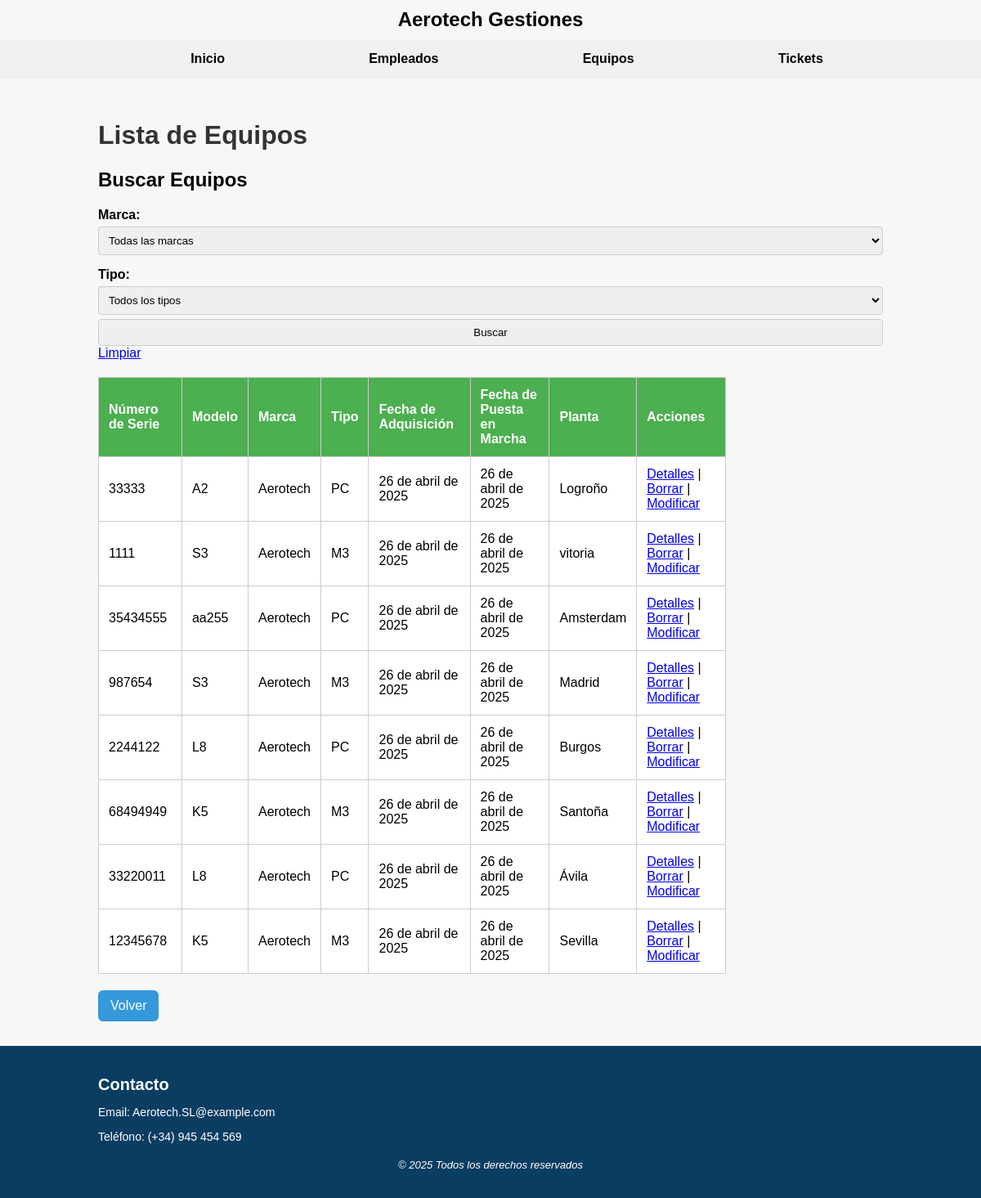
The app's page /Aerotech/equipos/, older data.
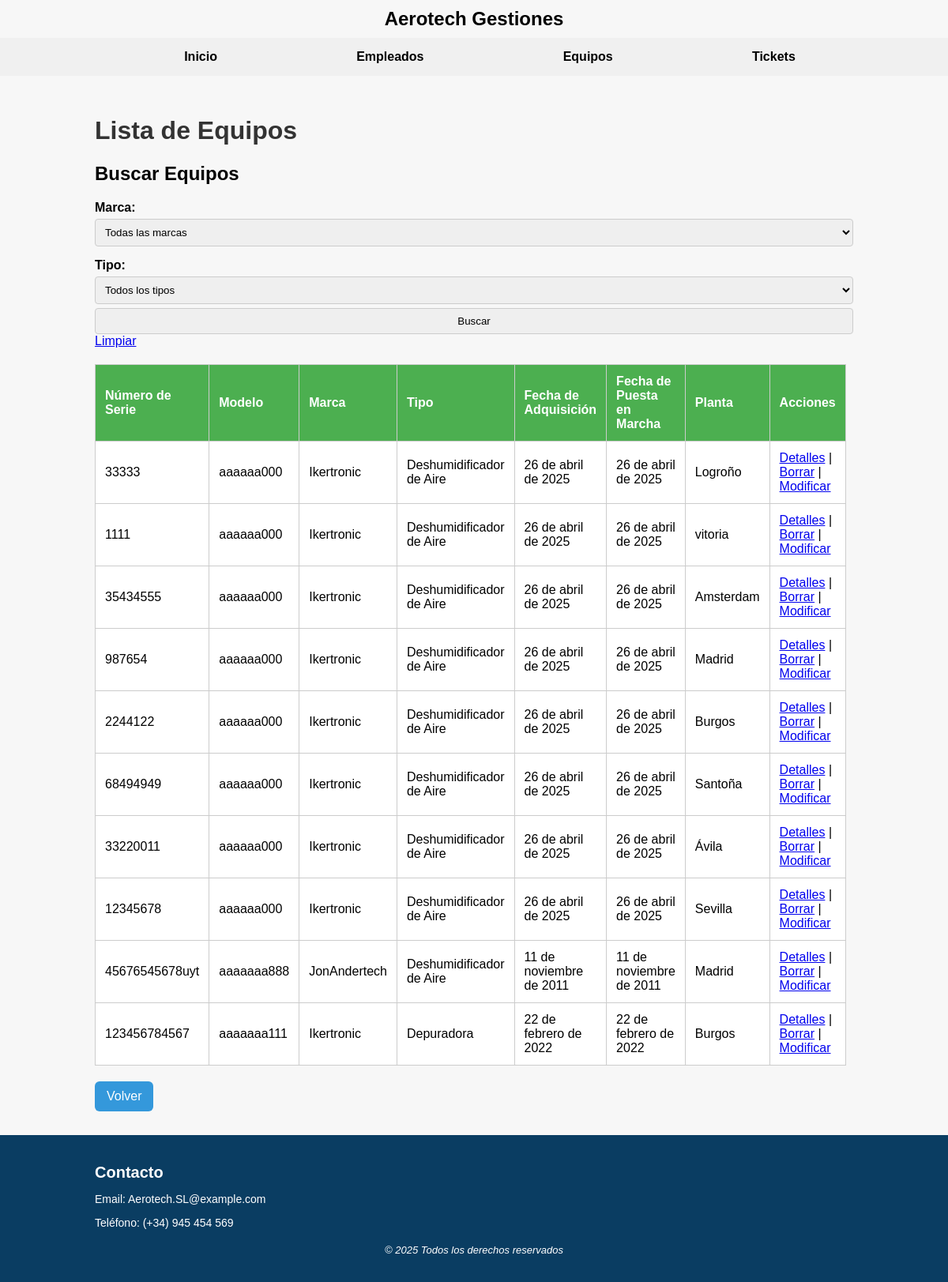
The same page, newer data.
### Aerotech/models.py (models this page shows, shortened)
class Equipo(models.Model):
    MODELOS = [
        ('aaaaaa000', 'aaaaaa000'),
        ('aaaaaaa111', 'aaaaaaa111'),
        ('aaaaaaa999', 'aaaaaaa999'),
        ('aaaaaaa888', 'aaaaaaa888'),
    ]
    MARCAS = [
        ('Ikertronic', 'Ikertronic'),
        ('JonAndertech', 'JonAndertech'),
    ]
    TIPOS = [
        ('Deshumidificador de Aire', 'Deshumidificador de Aire'),
        ('Depuradora', 'Depuradora'),
        ('Aire Acondicionado', 'Aire Acondicionado'),
    ]
    numero_serie = models.CharField(max_length=100, unique=True)
    modelo = models.CharField(max_length=50, choices=MODELOS)
    marca = models.CharField(max_length=50, choices=MARCAS)
    tipo = models.CharField(max_length=50, choices=TIPOS)
    fecha_adquisicion = models.DateField()
    fecha_puesta_marcha = models.DateField()
    planta = models.CharField(max_length=100)
    proveedores = models.ManyToManyField(Proveedor, related_name='proveedores')
    empleados = models.ManyToManyField(Empleado, related_name="equipos_asignados")

### Aerotech/views.py (the view)
# urls.py: path('equipos/', views.ListaEquipos.as_view(), name='lista-equipos'),
class ListaEquipos(ListView):
    model = Equipo
    template_name = 'lista_equipos.html'
    context_object_name = 'equipos'
    def get_queryset(self):
        queryset = super().get_queryset()
        marca = self.request.GET.get('marca')
        tipo = self.request.GET.get('tipo')
        if marca:
            queryset = queryset.filter(marca=marca)
        if tipo:
            queryset = queryset.filter(tipo=tipo)
        return queryset
    def get_context_data(self, **kwargs):
        context = super().get_context_data(**kwargs)
        context['marcas'] = Equipo.objects.values_list('marca', flat=True).distinct()
        context['tipos'] = Equipo.objects.values_list('tipo', flat=True).distinct()
        return context

### Aerotech/templates/lista_equipos.html (shortened to what this page needs)
{% extends 'base.html' %}
{% block content %}
<h1>Lista de Equipos</h1>
<h2>Buscar Equipos</h2>
<form method="get" class="mb-3">
  <label>Marca:</label>
  <select name="marca">
    <option value="">Todas las marcas</option>
  </select>
  <label>Tipo:</label>
  <select name="tipo">
    <option value="">Todos los tipos</option>
  </select>
  <button type="submit">Buscar</button>
  <a href="{% url 'lista-equipos' %}">Limpiar</a>
</form>
<table>
  <thead>
    <tr>
      <th>Número de Serie</th>
      <th>Modelo</th>
      <th>Marca</th>
      <th>Tipo</th>
      <th>Fecha de Adquisición</th>
      <th>Fecha de Puesta en Marcha</th>
      <th>Planta</th>
      <th>Acciones</th>
    </tr>
  </thead>
  <tbody>
    {% for equipo in equipos %}
    <tr>
      <td>{{ equipo.numero_serie }}</td>
      <td>{{ equipo.modelo }}</td>
      <td>{{ equipo.marca }}</td>
      <td>{{ equipo.tipo }}</td>
      <td>{{ equipo.fecha_adquisicion }}</td>
      <td>{{ equipo.fecha_puesta_marcha }}</td>
      <td>{{ equipo.planta }}</td>
      <td>
        <a href="{% url 'detalles-equipo' equipo.id %}">Detalles</a> |
        <a href="{% url 'eliminar-equipo' equipo.id %}">Borrar</a> |
        <a href="{% url 'modificar-equipo' equipo.id %}">Modificar</a>
      </td>
    </tr>
    {% empty %}
    <tr>
      <td colspan="10">No se encontraron equipos con esos filtros.</td>
    </tr>
    {% endfor %}
  </tbody>
</table>
<a class="btn" href="{% url 'home' %}">Volver</a>
{% endblock %}

### Aerotech/templates/Base.html (shortened to what this page needs)
<!doctype html>
<html lang="es">
{% load static %}
<head>
    <link rel="stylesheet" href="{% static 'css/estilos.css' %}" />
</head>
<body>
    <header>
        <h1>Aerotech Gestiones</h1>
    </header>
    <nav>
        <ul>
            <li><a href="{% url 'home' %}">Inicio</a></li>
            <li><a href="{% url 'lista-empleados' %}">Empleados</a></li>
            <li><a href="{% url 'lista-equipos' %}">Equipos</a></li>
            <li><a href="{% url 'lista-tickets' %}">Tickets</a></li>
        </ul>
    </nav>
    <main>
        {% block content %}
        {% endblock %}
    </main>
    <footer>
        <div class="contenedor-footer">
            <div class="contacto">
                <h2>Contacto</h2>
                <p>Email: Aerotech.SL@example.com</p>
                <p>Teléfono: (+34) 945 454 569</p>
            </div>
        </div>
        <div class="derechos">
            <p>&copy; 2025 Todos los derechos reservados</p>
        </div>
    </footer>
</body>
</html>

### static/css/estilos.css (style rules this page uses)
header h1 { display: flex; justify-content: center; font-size: 24px; color: black; margin: 10px; }
nav { background-color: #f0f0f0; padding: 10px 20px; }
nav ul { list-style: none; margin: 0px 2px; display: flex; justify-content: space-evenly; }
nav li { margin: 5px; }
nav a { text-decoration: none; color: black; font-weight: bold; }
main { max-width: 960px; margin: 30px auto; padding: 0 10px; }
h1 { color: #333; }
table { width: 80%; margin-top: 20px; border-collapse: collapse; background-color: white; }
th, td { border: 1px solid #ccc; padding: 12px; text-align: left; }
th { background-color: #4CAF50; color: white; }
.btn { display: inline-block; margin-top: 20px; padding: 10px 15px; background-color: #3498db; color: white; text-decoration: none; border-radius: 6px; transition: background-color 0.3s ease; }
form label { display: block; margin-top: 15px; font-weight: bold; }
form textarea, form input, form select, form button { width: 100%; padding: 8px; margin-top: 5px; box-sizing: border-box; border: 1px solid #ccc; border-radius: 4px; }
html, body { height: 100%; padding: 0; display: flex; flex-direction: column; font-family: Arial, sans-serif; margin: 0px; background-color: #f7f7f7; }
footer { background-color: #0a3d62; color: white; padding: 20px 0; font-size: 14px; font-weight: 400; width: 100%; margin-top: auto; box-sizing: border-box; }
.contenedor-footer { max-width: 960px; margin: 0 auto; padding: 0 20px; display: flex; justify-content: space-between; flex-wrap: wrap; }
.contacto h2 { font-size: 20px; margin-bottom: 10px; font-weight: 600; }
.contacto p { margin-bottom: 6px; }
.derechos { max-width: 960px; margin: 12px auto 0 auto; font-size: 13px; font-style: italic; text-align: center; }

Row changes from the older to the newer data that the page shows:
changed Equipo "Logroño": modelo "A2" → "aaaaaa000"; marca "Aerotech" → "Ikertronic"; tipo "PC" → "Deshumidificador de Aire"
changed Equipo "vitoria": modelo "S3" → "aaaaaa000"; marca "Aerotech" → "Ikertronic"; tipo "M3" → "Deshumidificador de Aire"
changed Equipo "Amsterdam": modelo "aa255" → "aaaaaa000"; marca "Aerotech" → "Ikertronic"; tipo "PC" → "Deshumidificador de Aire"
changed Equipo (number 4 of 10 on the later page): modelo "S3" → "aaaaaa000"; marca "Aerotech" → "Ikertronic"; tipo "M3" → "Deshumidificador de Aire"
changed Equipo (number 5 of 10 on the later page): modelo "L8" → "aaaaaa000"; marca "Aerotech" → "Ikertronic"; tipo "PC" → "Deshumidificador de Aire"
changed Equipo "Santoña": modelo "K5" → "aaaaaa000"; marca "Aerotech" → "Ikertronic"; tipo "M3" → "Deshumidificador de Aire"
changed Equipo "Ávila": modelo "L8" → "aaaaaa000"; marca "Aerotech" → "Ikertronic"; tipo "PC" → "Deshumidificador de Aire"
changed Equipo "Sevilla": modelo "K5" → "aaaaaa000"; marca "Aerotech" → "Ikertronic"; tipo "M3" → "Deshumidificador de Aire"
added Equipo: numero_serie "45676545678uyt", modelo "aaaaaaa888", marca "JonAndertech", tipo "Deshumidificador de Aire", fecha_adquisicion "11 de noviembre de 2011", fecha_puesta_marcha "11 de noviembre de 2011", planta "Madrid"
added Equipo: numero_serie "123456784567", modelo "aaaaaaa111", marca "Ikertronic", tipo "Depuradora", fecha_adquisicion "22 de febrero de 2022", fecha_puesta_marcha "22 de febrero de 2022", planta "Burgos"
